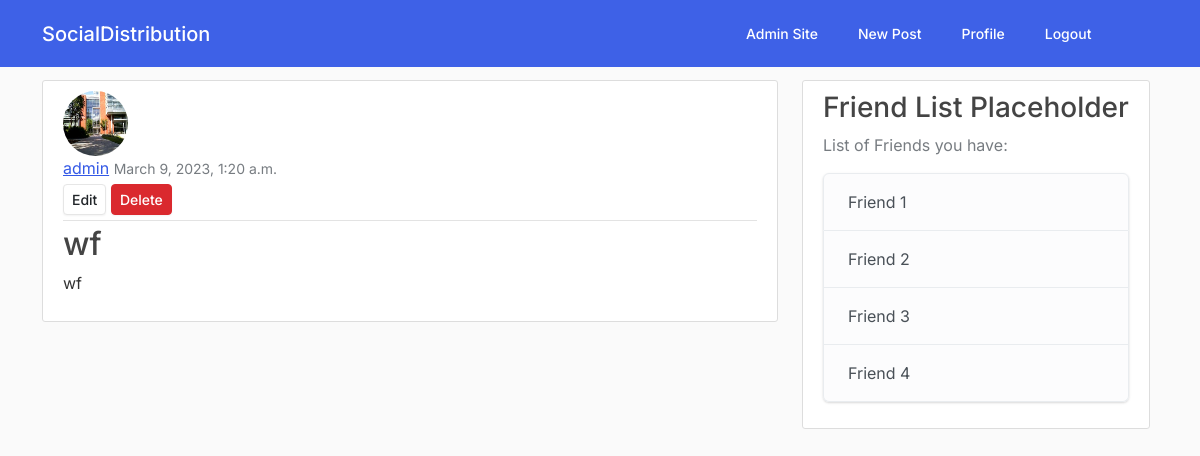
Screenshot of /post/24/ (signed in) with the database file from the repository.
### stream/models.py (models this page shows, shortened)
class Post(models.Model):
    title = models.CharField(max_length=100)
    content = models.TextField()                               # TextField can have more than 255 characters
    date_posted = models.DateTimeField(default=timezone.now)
    '''https://www.youtube.com/watch?v=xqFM6ykQEwo'''
    howManyLike = models.ManyToManyField(User,related_name= "howManyLike")
    image = models.ImageField(upload_to="uploads/post_photo", blank=True, null=True)
    author = models.ForeignKey(User, on_delete=models.CASCADE) # If user is deleted, all his/her posts are deleted

### users/models.py (models this page shows, shortened)
class Profile(models.Model):
    user = models.OneToOneField(User, on_delete=models.CASCADE)
    image = models.ImageField(default="default.jpg", upload_to="profile_pics")
    follows = models.ManyToManyField("self", related_name="followed_by", symmetrical= False, blank= True )

### stream/views.py (the view)
# urls.py: path('post/<int:pk>/', PostDetailView.as_view(), name='post-detail'),
@method_decorator(login_required(login_url=reverse_lazy('welcome')), name='dispatch')
class PostDetailView(DetailView):
    model = Post

### stream/templates/stream/post_detail.html (shortened to what this page needs)
{% extends "stream/base.html" %}
{% load md2 %}
{% block content %}
    <article class="media content-section">
        <img class="rounded-circle article-img" src="{{ object.author.profile.image.url }}">
        <div class="media-body">
        <div class="article-metadata">
            <a class="mr-2" href="#">{{ object.author }}</a>
            <small class="text-muted">{{ object.date_posted }}</small>
            <div>
                {% if object.author == user %}
                    <a class = "btn btn-secondary btn-sm mt-1 mb-1" href="{% url "post-update" object.id %}">Edit</a>
                    <a class = "btn btn-danger btn-sm mt-1 mb-1" href="{% url "post-delete" object.id %}">Delete</a>
                {% endif %}
            </div>
        </div>
        <h2 class="article-title">{{ object.title }}</h2>
        <p class="article-content">{{ object.content|markdown|urlize }}</p>
        </div>
    </article>
{% endblock content %}

### stream/static/stream/main.css (style rules this page uses)
body { background: #fafafa; color: #333333; margin-top: 5rem; }
h1, h2, h3, h4, h5, h6 { color: #444444; }
.content-section { background: #ffffff; padding: 10px 20px; border: 1px solid #dddddd; border-radius: 3px; margin-bottom: 20px; }
.article-title { color: #444444; }
.article-content { white-space: pre-line; overflow: hidden; white-space: nowrap; }
.article-img { height: 65px; width: 65px; margin-right: 16px; }
.article-metadata { padding-bottom: 1px; margin-bottom: 4px; border-bottom: 1px solid #e3e3e3 }

### rows the page displays
Post: author.profile.image (picture), author "admin", date_posted "March 9, 2023, 1:20 a.m.", title "wf", content "wf"
